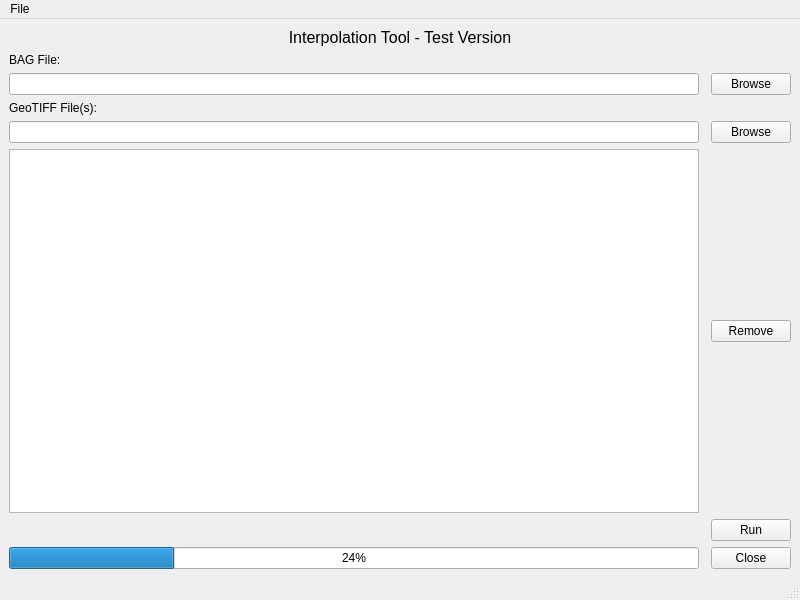
<?xml version="1.0" encoding="UTF-8"?>
<ui version="4.0">
 <class>MainWindow</class>
 <widget class="QMainWindow" name="MainWindow">
  <property name="geometry">
   <rect>
    <x>0</x>
    <y>0</y>
    <width>800</width>
    <height>600</height>
   </rect>
  </property>
  <property name="windowTitle">
   <string>Interpolation Tool - Test Version</string>
  </property>
  <widget class="QWidget" name="centralwidget">
   <layout class="QGridLayout" name="gridLayout">
    <item row="6" column="1">
     <widget class="QLabel" name="tifLabel">
      <property name="text">
       <string>GeoTIFF File(s):</string>
      </property>
     </widget>
    </item>
    <item row="2" column="1">
     <widget class="QLineEdit" name="bagInput"/>
    </item>
    <item row="9" column="3">
     <widget class="QPushButton" name="runButton">
      <property name="text">
       <string>Run</string>
      </property>
     </widget>
    </item>
    <item row="2" column="3">
     <widget class="QPushButton" name="bagBrowse">
      <property name="text">
       <string>Browse</string>
      </property>
     </widget>
    </item>
    <item row="1" column="1">
     <widget class="QLabel" name="bagLabel">
      <property name="text">
       <string>BAG File:</string>
      </property>
     </widget>
    </item>
    <item row="7" column="3">
     <widget class="QPushButton" name="tifBrowse">
      <property name="text">
       <string>Browse</string>
      </property>
     </widget>
    </item>
    <item row="10" column="3">
     <widget class="QPushButton" name="closeButton">
      <property name="text">
       <string>Close</string>
      </property>
     </widget>
    </item>
    <item row="10" column="1">
     <widget class="QProgressBar" name="progressBar">
      <property name="value">
       <number>24</number>
      </property>
     </widget>
    </item>
    <item row="7" column="1">
     <widget class="QLineEdit" name="tifInput"/>
    </item>
    <item row="8" column="3">
     <widget class="QPushButton" name="tifRemove">
      <property name="text">
       <string>Remove</string>
      </property>
     </widget>
    </item>
    <item row="8" column="1">
     <widget class="QListView" name="tifList"/>
    </item>
    <item row="0" column="1" colspan="3">
     <widget class="QLabel" name="title">
      <property name="text">
       <string>&lt;html&gt;&lt;head/&gt;&lt;body&gt;&lt;p align=&quot;center&quot;&gt;&lt;span style=&quot; font-size:12pt;&quot;&gt;Interpolation Tool - Test Version&lt;/span&gt;&lt;/p&gt;&lt;/body&gt;&lt;/html&gt;</string>
      </property>
     </widget>
    </item>
   </layout>
  </widget>
  <widget class="QMenuBar" name="menubar">
   <property name="geometry">
    <rect>
     <x>0</x>
     <y>0</y>
     <width>800</width>
     <height>21</height>
    </rect>
   </property>
   <widget class="QMenu" name="menuFile">
    <property name="title">
     <string>File</string>
    </property>
    <addaction name="separator"/>
    <addaction name="actionClose"/>
   </widget>
   <addaction name="menuFile"/>
  </widget>
  <widget class="QStatusBar" name="statusbar"/>
  <action name="actionAbout">
   <property name="text">
    <string>About</string>
   </property>
  </action>
  <action name="actionClose">
   <property name="text">
    <string>Close</string>
   </property>
   <property name="menuRole">
    <enum>QAction::QuitRole</enum>
   </property>
  </action>
 </widget>
 <tabstops>
  <tabstop>bagInput</tabstop>
  <tabstop>bagBrowse</tabstop>
  <tabstop>tifInput</tabstop>
  <tabstop>tifBrowse</tabstop>
  <tabstop>tifList</tabstop>
  <tabstop>tifRemove</tabstop>
  <tabstop>runButton</tabstop>
  <tabstop>closeButton</tabstop>
 </tabstops>
 <resources/>
 <connections/>
</ui>
